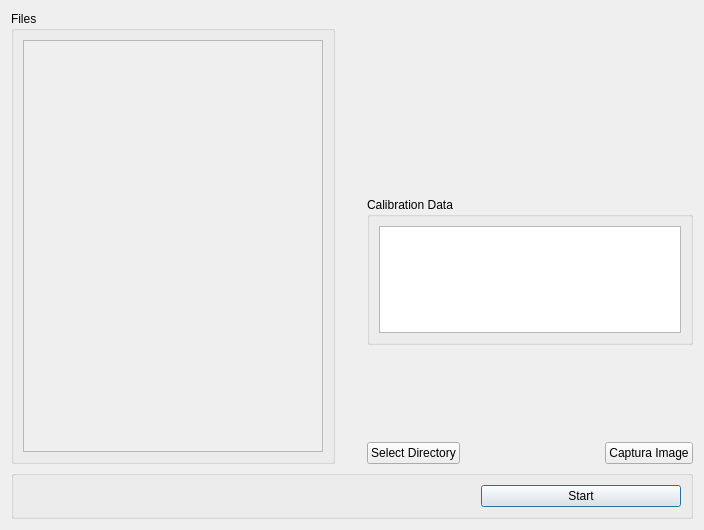
<?xml version="1.0" encoding="UTF-8"?>
<ui version="4.0">
 <class>VideoCalibrationDialog</class>
 <widget class="QDialog" name="VideoCalibrationDialog">
  <property name="geometry">
   <rect>
    <x>0</x>
    <y>0</y>
    <width>704</width>
    <height>530</height>
   </rect>
  </property>
  <property name="windowTitle">
   <string>Video Manager Dialog</string>
  </property>
  <layout class="QGridLayout" name="gridLayout">
   <item row="3" column="4">
    <spacer name="horizontalSpacer_2">
     <property name="orientation">
      <enum>Qt::Orientation::Horizontal</enum>
     </property>
     <property name="sizeType">
      <enum>QSizePolicy::Policy::Preferred</enum>
     </property>
     <property name="sizeHint" stdset="0">
      <size>
       <width>235</width>
       <height>20</height>
      </size>
     </property>
    </spacer>
   </item>
   <item row="0" column="0" rowspan="4">
    <widget class="QGroupBox" name="groupBox">
     <property name="title">
      <string>Files</string>
     </property>
     <layout class="QVBoxLayout" name="verticalLayout">
      <item>
       <widget class="QScrollArea" name="scrollAreaFiles">
        <property name="minimumSize">
         <size>
          <width>300</width>
          <height>400</height>
         </size>
        </property>
        <property name="widgetResizable">
         <bool>true</bool>
        </property>
        <widget class="QWidget" name="scrollAreaWidgetContents">
         <property name="geometry">
          <rect>
           <x>0</x>
           <y>0</y>
           <width>298</width>
           <height>398</height>
          </rect>
         </property>
        </widget>
       </widget>
      </item>
     </layout>
    </widget>
   </item>
   <item row="4" column="0" colspan="6">
    <widget class="QGroupBox" name="botones">
     <property name="maximumSize">
      <size>
       <width>16777214</width>
       <height>50</height>
      </size>
     </property>
     <property name="checkable">
      <bool>false</bool>
     </property>
     <layout class="QHBoxLayout" name="horizontalLayout">
      <property name="sizeConstraint">
       <enum>QLayout::SizeConstraint::SetMaximumSize</enum>
      </property>
      <item>
       <spacer name="horizontalSpacer">
        <property name="orientation">
         <enum>Qt::Orientation::Horizontal</enum>
        </property>
        <property name="sizeHint" stdset="0">
         <size>
          <width>40</width>
          <height>20</height>
         </size>
        </property>
       </spacer>
      </item>
      <item>
       <widget class="QPushButton" name="startButton">
        <property name="minimumSize">
         <size>
          <width>200</width>
          <height>0</height>
         </size>
        </property>
        <property name="autoFillBackground">
         <bool>true</bool>
        </property>
        <property name="text">
         <string>Start</string>
        </property>
        <property name="checkable">
         <bool>true</bool>
        </property>
        <property name="autoDefault">
         <bool>true</bool>
        </property>
        <property name="default">
         <bool>false</bool>
        </property>
       </widget>
      </item>
     </layout>
    </widget>
   </item>
   <item row="3" column="2" colspan="2">
    <widget class="QPushButton" name="pushButtonSelectDirectory">
     <property name="text">
      <string>Select Directory</string>
     </property>
     <property name="autoDefault">
      <bool>false</bool>
     </property>
    </widget>
   </item>
   <item row="2" column="4">
    <spacer name="verticalSpacer_2">
     <property name="orientation">
      <enum>Qt::Orientation::Vertical</enum>
     </property>
     <property name="sizeType">
      <enum>QSizePolicy::Policy::Preferred</enum>
     </property>
     <property name="sizeHint" stdset="0">
      <size>
       <width>20</width>
       <height>170</height>
      </size>
     </property>
    </spacer>
   </item>
   <item row="3" column="5">
    <widget class="QPushButton" name="pushButtonCaptureImage">
     <property name="text">
      <string>Captura Image</string>
     </property>
     <property name="autoDefault">
      <bool>false</bool>
     </property>
    </widget>
   </item>
   <item row="0" column="1" rowspan="4">
    <spacer name="verticalSpacer">
     <property name="orientation">
      <enum>Qt::Orientation::Vertical</enum>
     </property>
     <property name="sizeHint" stdset="0">
      <size>
       <width>20</width>
       <height>448</height>
      </size>
     </property>
    </spacer>
   </item>
   <item row="1" column="2" colspan="4">
    <widget class="QGroupBox" name="groupBoxCalibrationdata">
     <property name="maximumSize">
      <size>
       <width>16777215</width>
       <height>500</height>
      </size>
     </property>
     <property name="title">
      <string>Calibration Data</string>
     </property>
     <layout class="QGridLayout" name="gridLayout_2">
      <item row="0" column="0">
       <widget class="QTextEdit" name="textEditInfo">
        <property name="enabled">
         <bool>true</bool>
        </property>
        <property name="maximumSize">
         <size>
          <width>16777215</width>
          <height>600</height>
         </size>
        </property>
        <property name="readOnly">
         <bool>true</bool>
        </property>
       </widget>
      </item>
     </layout>
    </widget>
   </item>
   <item row="0" column="2" colspan="4">
    <widget class="QLabel" name="videoLabel">
     <property name="minimumSize">
      <size>
       <width>320</width>
       <height>180</height>
      </size>
     </property>
     <property name="maximumSize">
      <size>
       <width>400</width>
       <height>300</height>
      </size>
     </property>
     <property name="text">
      <string/>
     </property>
     <property name="alignment">
      <set>Qt::AlignmentFlag::AlignCenter</set>
     </property>
    </widget>
   </item>
  </layout>
 </widget>
 <resources/>
 <connections/>
</ui>
